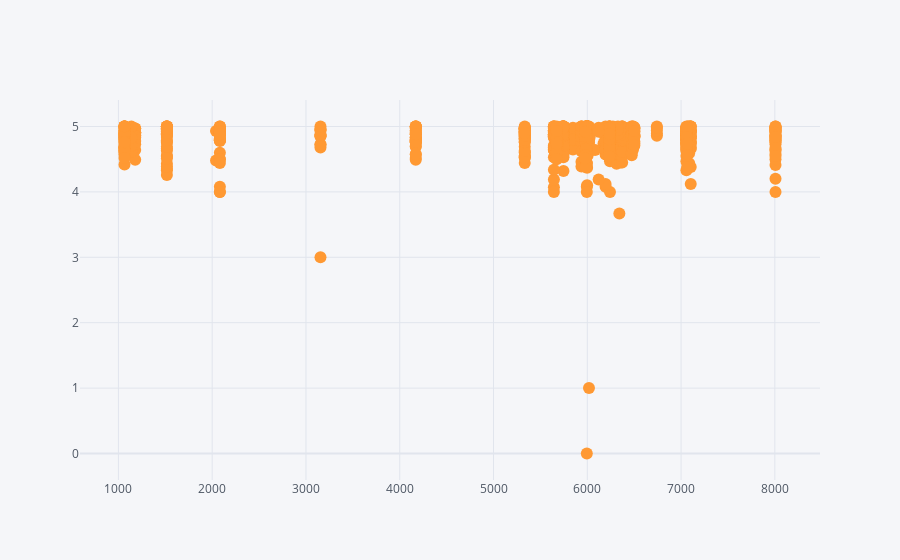

Here is the notebook cell this chart was saved with:
### Code cell
big_data.iplot(y="review_scores_rating", x="brand_id", mode="markers")

### Figure 1 — Plotly figure (JSON) as saved in the notebook; plotly's stock layout.template omitted (floating-point values rounded to 4 significant figures; data arrays with more than 128 entries replaced by an {"elided": "..."} marker saying what was removed)
{"data": [{"line": {"color": "rgba(255, 153, 51, 1.0)", "dash": "solid", "shape": "linear", "width": 1.3}, "marker": {"size": 12, "symbol": "circle"}, "mode": "markers", "name": "review_scores_rating", "text": "", "type": "scatter", "x": {"elided": "1000 int values"}, "y": {"elided": "1000 float values"}}], "layout": {"autosize": true, "legend": {"bgcolor": "#F5F6F9", "font": {"color": "#4D5663"}}, "paper_bgcolor": "#F5F6F9", "plot_bgcolor": "#F5F6F9", "title": {"font": {"color": "#4D5663"}}, "xaxis": {"autorange": true, "gridcolor": "#E1E5ED", "range": [609.9, 8462.0], "showgrid": true, "showspikes": false, "tickfont": {"color": "#4D5663"}, "title": {"font": {"color": "#4D5663"}, "text": ""}, "type": "linear", "zerolinecolor": "#E1E5ED"}, "yaxis": {"autorange": true, "gridcolor": "#E1E5ED", "range": [-0.5612, 5.561], "showgrid": true, "showspikes": false, "tickfont": {"color": "#4D5663"}, "title": {"font": {"color": "#4D5663"}, "text": ""}, "type": "linear", "zerolinecolor": "#E1E5ED"}}}
